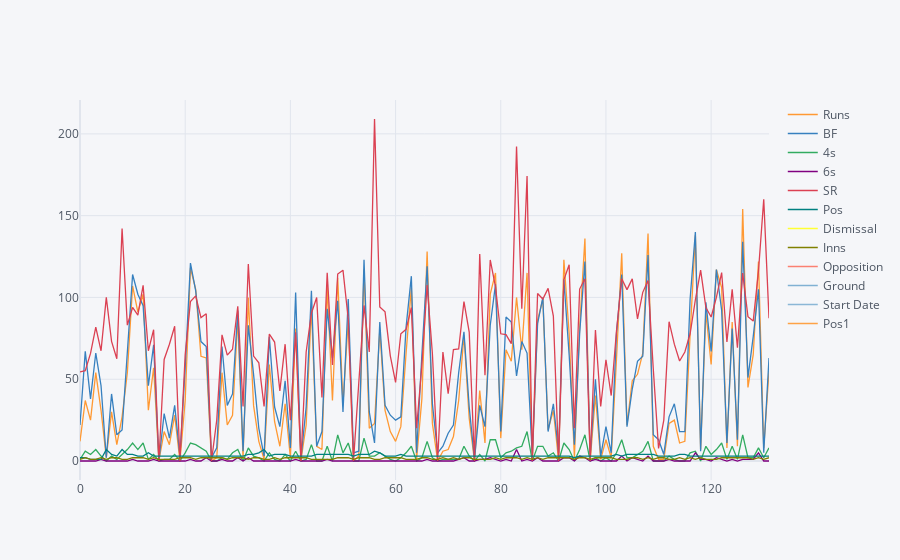

The cell this chart's notebook holds for it:
### Code cell
df.iplot()

### Figure 1 — Plotly figure (JSON) as saved in the notebook; plotly's stock layout.template omitted (floating-point values rounded to 4 significant figures; data arrays with more than 128 entries replaced by an {"elided": "..."} marker saying what was removed)
{"data": [{"line": {"color": "rgba(255, 153, 51, 1.0)", "dash": "solid", "shape": "linear", "width": 1.3}, "mode": "lines", "name": "Runs", "text": "", "type": "scatter", "x": {"elided": "132 int values"}, "y": {"elided": "132 int values"}}, {"line": {"color": "rgba(55, 128, 191, 1.0)", "dash": "solid", "shape": "linear", "width": 1.3}, "mode": "lines", "name": "BF", "text": "", "type": "scatter", "x": {"elided": "132 int values"}, "y": {"elided": "132 int values"}}, {"line": {"color": "rgba(50, 171, 96, 1.0)", "dash": "solid", "shape": "linear", "width": 1.3}, "mode": "lines", "name": "4s", "text": "", "type": "scatter", "x": {"elided": "132 int values"}, "y": {"elided": "132 int values"}}, {"line": {"color": "rgba(128, 0, 128, 1.0)", "dash": "solid", "shape": "linear", "width": 1.3}, "mode": "lines", "name": "6s", "text": "", "type": "scatter", "x": {"elided": "132 int values"}, "y": {"elided": "132 int values"}}, {"line": {"color": "rgba(219, 64, 82, 1.0)", "dash": "solid", "shape": "linear", "width": 1.3}, "mode": "lines", "name": "SR", "text": "", "type": "scatter", "x": {"elided": "132 int values"}, "y": {"elided": "132 float values"}}, {"line": {"color": "rgba(0, 128, 128, 1.0)", "dash": "solid", "shape": "linear", "width": 1.3}, "mode": "lines", "name": "Pos", "text": "", "type": "scatter", "x": {"elided": "132 int values"}, "y": {"elided": "132 int values"}}, {"line": {"color": "rgba(255, 255, 51, 1.0)", "dash": "solid", "shape": "linear", "width": 1.3}, "mode": "lines", "name": "Dismissal", "text": "", "type": "scatter", "x": {"elided": "132 int values"}, "y": {"elided": "132 str values"}}, {"line": {"color": "rgba(128, 128, 0, 1.0)", "dash": "solid", "shape": "linear", "width": 1.3}, "mode": "lines", "name": "Inns", "text": "", "type": "scatter", "x": {"elided": "132 int values"}, "y": {"elided": "132 int values"}}, {"line": {"color": "rgba(251, 128, 114, 1.0)", "dash": "solid", "shape": "linear", "width": 1.3}, "mode": "lines", "name": "Opposition", "text": "", "type": "scatter", "x": {"elided": "132 int values"}, "y": {"elided": "132 str values"}}, {"line": {"color": "rgba(128, 177, 211, 1.0)", "dash": "solid", "shape": "linear", "width": 1.3}, "mode": "lines", "name": "Ground", "text": "", "type": "scatter", "x": {"elided": "132 int values"}, "y": {"elided": "132 str values"}}, {"line": {"color": "rgba(128, 177, 211, 0.8999999999999999)", "dash": "solid", "shape": "linear", "width": 1.3}, "mode": "lines", "name": "Start Date", "text": "", "type": "scatter", "x": {"elided": "132 int values"}, "y": {"elided": "132 str values"}}, {"line": {"color": "rgba(255, 153, 51, 0.8999999999999999)", "dash": "solid", "shape": "linear", "width": 1.3}, "mode": "lines", "name": "Pos1", "text": "", "type": "scatter", "x": {"elided": "132 int values"}, "y": {"elided": "132 str values"}}], "layout": {"legend": {"bgcolor": "#F5F6F9", "font": {"color": "#4D5663"}}, "paper_bgcolor": "#F5F6F9", "plot_bgcolor": "#F5F6F9", "title": {"font": {"color": "#4D5663"}}, "xaxis": {"gridcolor": "#E1E5ED", "showgrid": true, "tickfont": {"color": "#4D5663"}, "title": {"font": {"color": "#4D5663"}, "text": ""}, "zerolinecolor": "#E1E5ED"}, "yaxis": {"gridcolor": "#E1E5ED", "showgrid": true, "tickfont": {"color": "#4D5663"}, "title": {"font": {"color": "#4D5663"}, "text": ""}, "zerolinecolor": "#E1E5ED"}}}
